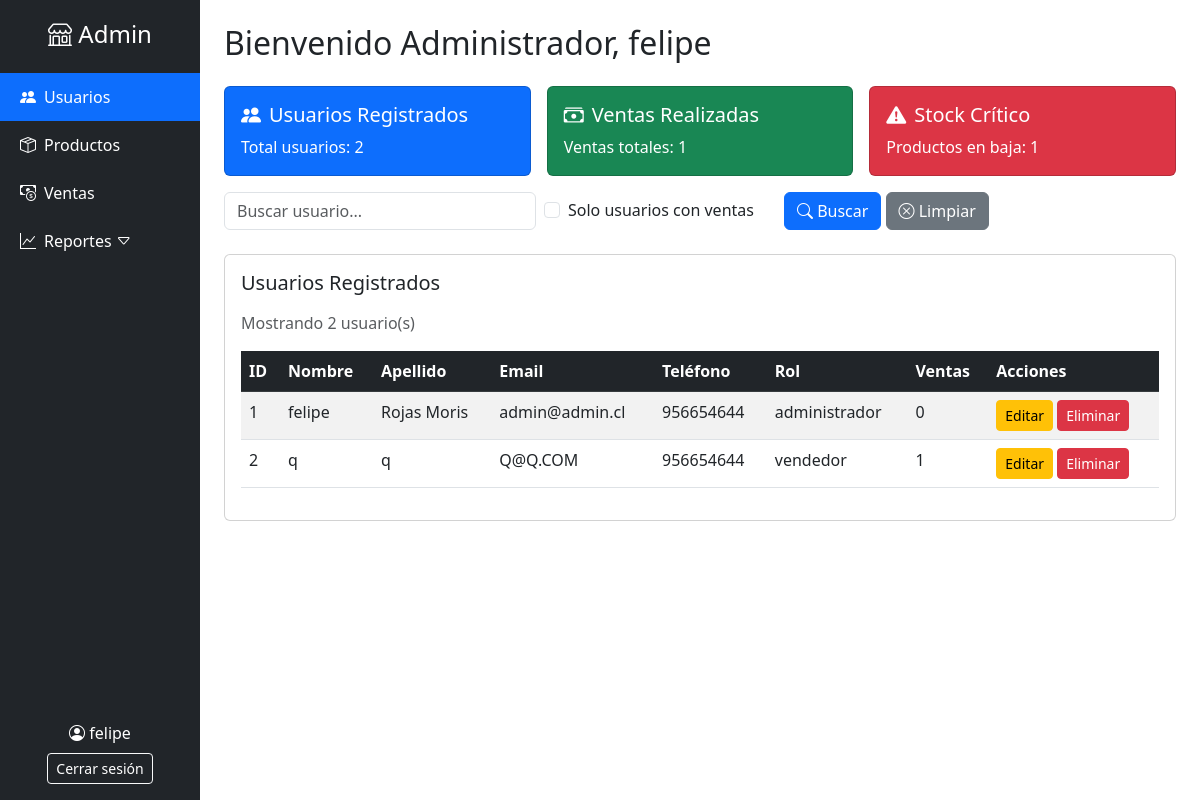
The page /admin (signed in) on the database its author committed.
### app/models.py (models this page shows)
class User(UserMixin, db.Model):
    id = db.Column(db.Integer, primary_key=True)
    nombre = db.Column(db.String(100), nullable=False)
    apellido = db.Column(db.String(100), nullable=False)
    email = db.Column(db.String(150), unique=True, nullable=False)
    telefono = db.Column(db.String(20), nullable=False)
    password = db.Column(db.String(150), nullable=False)
    rol = db.Column(db.String(50), nullable=False)

### app/routes.py (the view)
@app.route('/admin')  # Ruta protegida: solo accesible para administradores
@login_required       # Solo usuarios autenticados pueden ingresar
def admin_index():
    if current_user.rol != 'administrador':
        flash("Acceso no autorizado", "danger")
        return redirect(url_for('login'))
    search = request.args.get('search')   # Palabra buscada
    activos = request.args.get('activos') # Checkbox activos=1 si está marcado
    if search:
        usuarios = User.query.filter(
            (User.nombre.ilike(f'%{search}%')) |
            (User.apellido.ilike(f'%{search}%')) |
            (User.email.ilike(f'%{search}%')) |
            (User.rol.ilike(f'%{search}%'))
        ).all()
    else:
        usuarios = User.query.all()
    if activos == '1':
        usuarios = [u for u in usuarios if len(u.ventas) > 0]
    total_usuarios = User.query.count()
    total_ventas = Venta.query.count()
    stock_minimo = 5
    productos_stock_critico = Producto.query.filter(Producto.stock < stock_minimo).count()
    return render_template(
        'admin_index.html',
        usuarios=usuarios,
        search=search,
        activos=activos,
        total_usuarios=total_usuarios,
        total_ventas=total_ventas,
        productos_stock_critico=productos_stock_critico
    )

### app/routes.py (called while the page is built)
@login_manager.user_loader
def load_user(user_id):
    return User.query.get(int(user_id))

### app/templates/admin_index.html
{% extends 'base_admin.html' %}
{% block content %}
<h2 class="mb-4">Bienvenido Administrador, {{ current_user.nombre }}</h2>
<div class="row g-3">
    <div class="col-md-4">
        <div class="card text-white bg-primary mb-3">
            <div class="card-body">
                <h5 class="card-title"><i class="bi bi-people-fill me-2"></i>Usuarios Registrados</h5>
                <p class="card-text">Total usuarios: {{ total_usuarios }}</p>
            </div>
        </div>
    </div>
    <div class="col-md-4">
        <div class="card text-white bg-success mb-3">
            <div class="card-body">
                <h5 class="card-title"><i class="bi bi-cash-stack me-2"></i>Ventas Realizadas</h5>
                <p class="card-text">Ventas totales: {{ total_ventas }}</p>
            </div>
        </div>
    </div>
    <div class="col-md-4">
        <div class="card text-white bg-danger mb-3">
            <div class="card-body">
                <h5 class="card-title"><i class="bi bi-exclamation-triangle-fill me-2"></i>Stock Crítico</h5>
                <p class="card-text">Productos en baja: {{ productos_stock_critico }}</p>
            </div>
        </div>
    </div>
</div>
<form method="GET" action="{{ url_for('admin_index') }}" class="mb-4">
    <div class="row g-2 align-items-center">
        <div class="col-md-4">
            <input type="text" class="form-control" name="search" placeholder="Buscar usuario..." value="{{ search or '' }}">
        </div>
        <div class="col-md-3">
            <div class="form-check">
                <input class="form-check-input" type="checkbox" value="1" name="activos" id="filtroActivos" {% if activos == '1' %}checked{% endif %}>
                <label class="form-check-label" for="filtroActivos">
                    Solo usuarios con ventas
                </label>
            </div>
        </div>
        <div class="col-md-auto">
            <button class="btn btn-primary" type="submit"><i class="bi bi-search"></i> Buscar</button>
            <a href="{{ url_for('admin_index') }}" class="btn btn-secondary"><i class="bi bi-x-circle"></i> Limpiar</a>
        </div>
    </div>
</form>
<div class="card mt-4 p-3">
    <h5 class="mb-3">Usuarios Registrados</h5>
    <p class="text-muted">Mostrando {{ usuarios|length }} usuario(s)</p>
    <div class="table-responsive">
        <table class="table table-striped table-hover">
            <thead class="table-dark">
                <tr>
                    <th>ID</th>
                    <th>Nombre</th>
                    <th>Apellido</th>
                    <th>Email</th>
                    <th>Teléfono</th>
                    <th>Rol</th>
                    <th>Ventas</th>
                    <th>Acciones</th>
                </tr>
            </thead>
            <tbody>
                {% for user in usuarios %}
                <tr>
                    <td>{{ user.id }}</td>
                    <td>{{ user.nombre }}</td>
                    <td>{{ user.apellido }}</td>
                    <td>{{ user.email }}</td>
                    <td>{{ user.telefono }}</td>
                    <td>{{ user.rol }}</td>
                    <td>{{ user.ventas|length }}</td>
                    <td>
                        <a href="{{ url_for('editar_usuario', id=user.id) }}" class="btn btn-sm btn-warning">Editar</a>
                        <a href="{{ url_for('eliminar_usuario', id=user.id) }}" class="btn btn-sm btn-danger" onclick="return confirm('¿Seguro que deseas eliminar este usuario?');">Eliminar</a>
                    </td>
                </tr>
                {% endfor %}
            </tbody>
        </table>
    </div>
</div>
{% endblock %}

### app/templates/base_admin.html (shortened to what this page needs)
<!DOCTYPE html>
<html lang="es">
<head>
    <link href="https://cdn.jsdelivr.net/npm/bootstrap@5.3.0/dist/css/bootstrap.min.css" rel="stylesheet">
    <link href="https://cdn.jsdelivr.net/npm/bootstrap-icons/font/bootstrap-icons.css" rel="stylesheet">
</head>
<body>
<div class="row g-0">
    <div class="col-md-2 sidebar d-flex flex-column justify-content-between">
        <div>
            <h4 class="text-center mb-4"><i class="bi bi-shop"></i> Admin</h4>
            <ul class="nav flex-column">
                <li class="nav-item">
                    <a class="nav-link {% if request.path == url_for('admin_index') %}active{% endif %}" href="{{ url_for('admin_index') }}">
                        <i class="bi bi-people-fill me-2"></i>Usuarios
                    </a>
                </li>
                <li class="nav-item">
                    <a class="nav-link {% if request.path == url_for('productos') %}active{% endif %}" href="{{ url_for('productos') }}">
                        <i class="bi bi-box-seam me-2"></i>Productos
                    </a>
                </li>
                <li class="nav-item">
                    <a class="nav-link {% if request.path == url_for('ventas') %}active{% endif %}" href="{{ url_for('ventas') }}">
                        <i class="bi bi-cash-coin me-2"></i>Ventas
                    </a>
                </li>
                <li class="nav-item">
                    <a class="nav-link" data-bs-toggle="collapse" href="#submenuReportes" role="button" aria-expanded="false" aria-controls="submenuReportes">
                        <i class="bi bi-graph-up me-2"></i>Reportes
                        <i class="bi bi-caret-down ms-auto"></i>
                    </a>
                </li>
            </ul>
        </div>
        <div class="text-center mb-3">
            <div class="mb-2"><i class="bi bi-person-circle"></i> {{ current_user.nombre }}</div>
            <a href="{{ url_for('logout') }}" class="btn btn-sm btn-outline-light">Cerrar sesión</a>
        </div>
    </div>
    <div class="col-md-10 p-4">
        {% block content %}
        {% endblock %}
    </div>
</div>
</body>
</html>

### app/templates/base_admin.html (style rules this page uses)
body { overflow-x: hidden; }
.sidebar { height: 100vh; background-color: #212529; color: white; padding-top: 20px; }
.sidebar a { color: white; text-decoration: none; }
.sidebar a.active, .sidebar a:hover { background-color: #0d6efd; color: white; }
.sidebar .nav-link { padding: 12px 20px; }

### rows shown on the page
User: nombre "felipe", id "1", apellido "Rojas Moris", email "admin@admin.cl", telefono "956654644", rol "administrador", ventas|length "0"
User: id "2", nombre "q", apellido "q", email "Q@Q.COM", telefono "956654644", rol "vendedor", ventas|length "1"

### other values the page prints
{{ total_usuarios }} "2"
{{ total_ventas }} "1"
{{ productos_stock_critico }} "1"
{{ usuarios|length }} "2"
